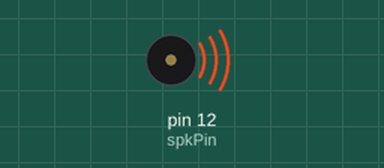
This sketch was run on a simulated Arduino Uno, built with avr-gcc and run on an emulated ATmega328P. Shown: buzzer (waves = sounding).

Above: at 0.1 s.
At 5.9 s:
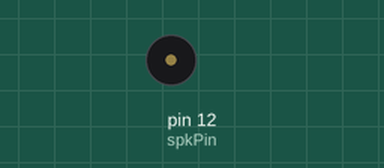
Timing chart, 0 to 7.4 s (numbered marks = the images above):
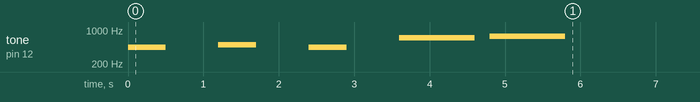

The sketch:

Array_and_Length_Pitch.ino
```cpp
/*

*/

int spkPin = 12;
int freqs[] = {440, 500, 440, 700, 750}; // array (essentially a list)
// can put all notes in song ^^ and then use the small code at end
int len[] = {500, 500, 500, 1000, 1000, 500};

void setup() {
    pinMode(spkPin, OUTPUT);
    /*
    tone(spkPin, 440, 1000); // 1 second tone
    delay(1500); // delay so I can hear the tone
    tone(spkPin, 600, 1000);
    delay(1500);


    for(int i=200; 1<=800; i+=100){
      tone(spkPin, i, 1000); // tone (pin, freq, duration)
      delay(1200);
    }
    */
    for(int i=0; i<5; i++){
      tone(spkPin, freqs[i], len[i]);
      delay(1200);
    }
}

void loop() {

}
```
